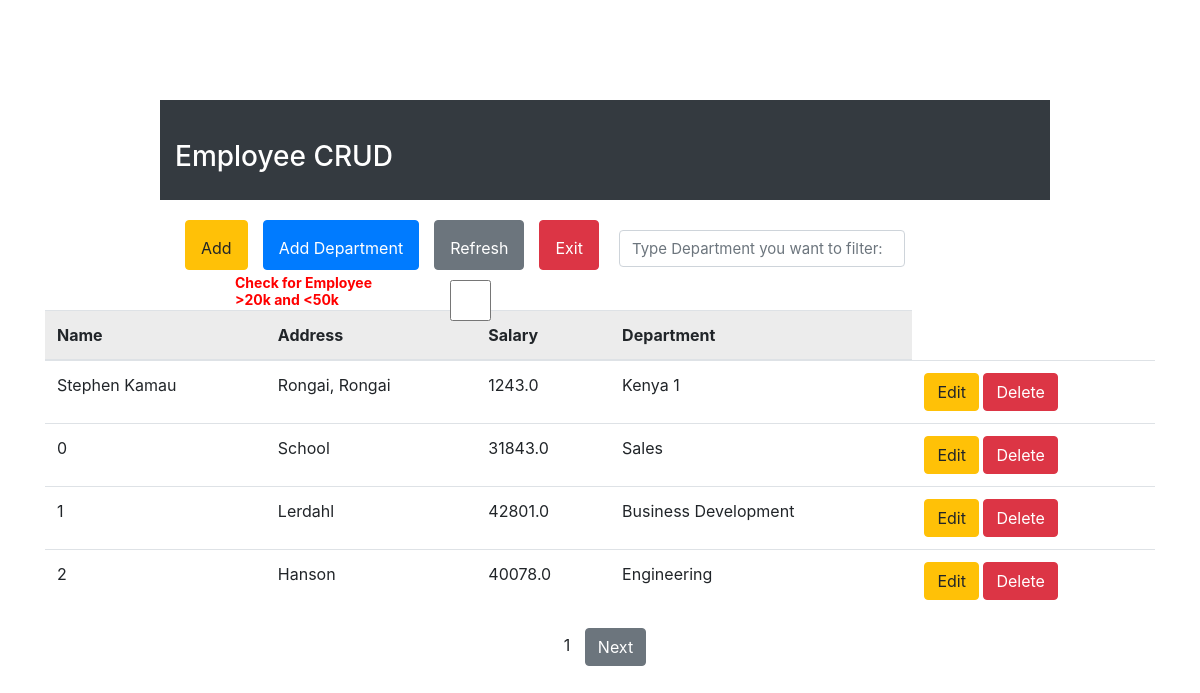
/emp/, run on an earlier commit of the app's database.
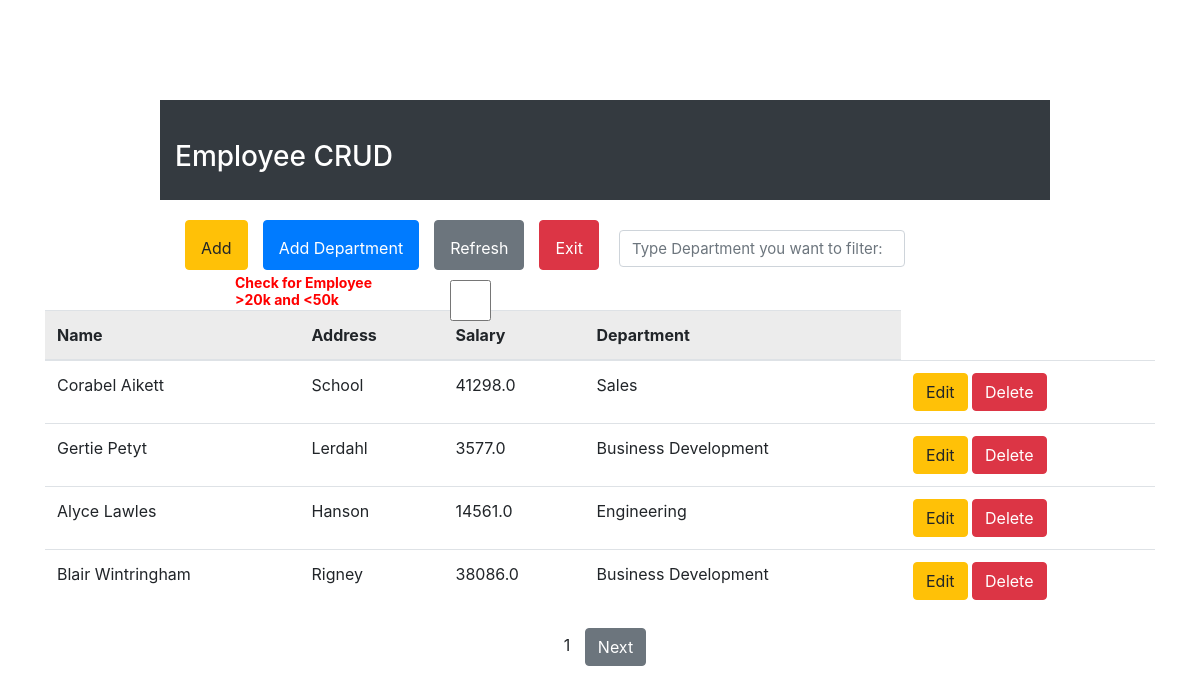
And on a later commit of the database.
### account/models.py (models this page shows, shortened)
class Employee(models.Model):
    class Meta:
        db_table = 'employee'
    emp_id = models.CharField(primary_key=True, unique=True, max_length=10)
    name = models.CharField("Name", max_length=240)
    emp_department = models.ForeignKey(Department, on_delete=models.CASCADE , related_name='department_name')
    salary = models.FloatField()
    address = models.TextField(max_length=20)
    DOJ = models.DateField("doj", auto_now_add=True)

class Department(models.Model):
    class Meta:
        db_table = "department"
    id = models.CharField(unique=True, primary_key=True, max_length=10)
    department = models.CharField(unique=True, max_length=50)

### account/views.py (the view, shortened to what this page needs)
# urls.py: path('emp/', views.saveEmp),
def saveEmp(request):
    data = Employee.objects.all()
    dept_obj = Department.objects.all()
    data = getPages(request, data,4)
    return render(request,'./account/emp_index.html',{ "data":data, "dept_obj":dept_obj})

### account/views.py (called while the page is built)
def getPages(request, OBJECT, pageNum):
    p = Paginator(OBJECT, pageNum)
    page_number = request.GET.get('page')
    try:
        page_obj = p.get_page(page_number)
    except PageNotAnInteger:
        page_obj = p.page(1)
    except EmptyPage:
        page_obj = p.page(p.num_pages)
    return page_obj

### account/templates/account/emp_index.html (shortened to what this page needs)
<!DOCTYPE html>
<html lang="en" dir="ltr">
<head>
  <link rel="stylesheet" href="https://cdn.jsdelivr.net/npm/bootstrap@4.3.1/dist/css/bootstrap.min.css">
</head>
<body>
  <div class="container">
    <div class="header">
      <div class="bg-dark">
        <h3 class="text text-white ml-1.5">Employee CRUD</h3>
      </div>
      <div class="Actions col">
        <h2 class="row">
          <button type="button" id="dataAdder" class="btn btn-warning">Add</button>
          <button type="button" id="dataAdderD" class="btn btn-primary">Add Department</button>
          <button type="button" class="btn btn-secondary" onClick="window.location.reload(true)">Refresh</button>
          <button type="button" class="btn btn-danger" onClick="window.location.href='/'">Exit</button>
          <span>
          <input type="text" class="search text-sm form-control" name="seachBy" id="DeptSearcher" placeholder="Type Department you want to filter: " onkeyup = "myFunctionSearch()">
          </span>
          <span id="cheker" class="row">
            <label for="Employee_5000" class="col-md-7">Check for Employee >20k and <50k </label>
            <input type="checkbox" id="Employee_5000" class="form-control col-md-4" name="employeeChecker" value="" onclick="getValueGT20k_LT_50k()">
          </span>
        </h2>
      </div>
    </div>
    <div class="content">
      <table class="table">
        <thead class="table-active">
          <tr>
            <th scope="col">Name</th>
            <th scope="col">Address</th>
            <th scope="col">Salary</th>
            <th scope="col">Department</th>
          </tr>
        </thead>
        <tbody>
          {% for df in data.object_list %}
          <tr class="EmployeeData">
            <td scope='row'>{{ df.name }}</td>
            <td>{{ df.address }}</td>
            <td class="EmpSalary">{{ df.salary }}</td>
            <td class="EmployeeDept">{{ df.emp_department.department }}</td>
            <td>
              <a href="/emp/edit/{{ df.emp_id }}/" class="btn btn-warning"><span class="glyphicon glyphicon-pencil" >Edit</span></a>
              <a href="/emp/delete/{{ df.emp_id }}/" class="btn btn-danger">Delete</a>
            </td>
          </tr>
          {% endfor %}
        </tbody>
      </table>
      <center>
        <span style="padding:10px;">{{data.number}}</span>
        {%if data.has_next %}
        <a href="?page={{data.next_page_number}}" class="btn btn-secondary"> Next</a>
        {% endif %}
      </center>
    </div>
  </div>
</body>
</html>

### account/templates/account/emp_index.html (style rules this page uses)
.header { width: 75vw; margin: 0 auto; margin-top: 100px; }
.bg-dark { height: 100px; text-align: left; margin-left: 10px; }
.bg-dark h3 { padding: 40px; padding-left: 15px; }
.row button { padding: 15px; margin-left: 15px; height: 50px; }
.row input { margin-left: 20px; font-size: 15px; margin-top: 10px; }
#Employee_5000 { font-size: 18px; }
#cheker { margin-left: 50px; font-weight: bold; color: red; }
#cheker label { font-size: 14px; margin-top: 5px; }
.Actions { height: 110px; }
.Actions h2 { padding: 20px; }

What changed in the data, as far as the page shows it:
removed Employee: name "Stephen Kamau", address "Rongai, Rongai", salary "1243.0", emp_department.department "Kenya 1"
removed Employee: name "0", address "School", salary "31843.0", emp_department.department "Sales"
removed Employee: name "1", address "Lerdahl", salary "42801.0", emp_department.department "Business Development"
removed Employee: name "2", address "Hanson", salary "40078.0", emp_department.department "Engineering"
added Employee: name "Corabel Aikett", address "School", salary "41298.0", emp_department.department "Sales"
added Employee: name "Gertie Petyt", address "Lerdahl", salary "3577.0", emp_department.department "Business Development"
added Employee: name "Alyce Lawles", address "Hanson", salary "14561.0", emp_department.department "Engineering"
added Employee: name "Blair Wintringham", address "Rigney", salary "38086.0", emp_department.department "Business Development"
